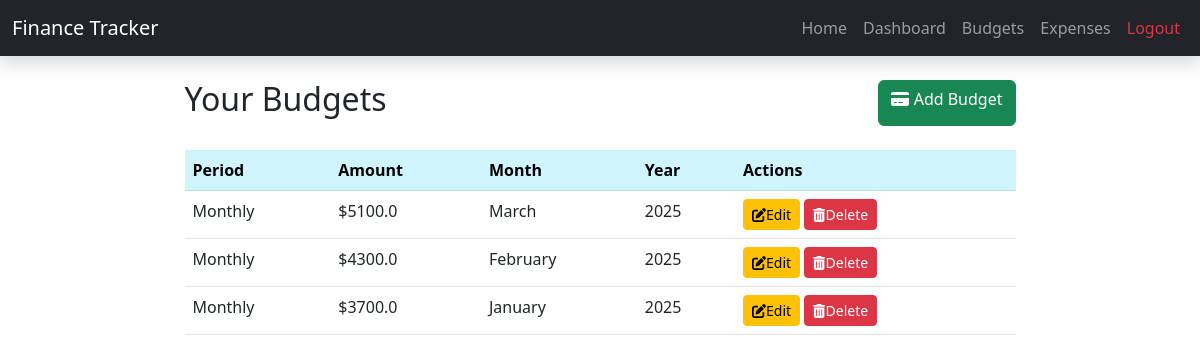
The page /view_budgets (signed in) on the database its author committed.
### app/models.py (models this page shows, shortened)
class Budget(db.Model):
    id = db.Column(db.Integer, primary_key=True)
    user_id = db.Column(db.Integer, db.ForeignKey('user.id'), nullable=False)
    amount = db.Column(db.Float, nullable=False, default=0.0)  # Budget amount
    period = db.Column(db.String(10), nullable=False, default="monthly")  # monthly, weekly, biweekly
    created_at = db.Column(db.DateTime, nullable=False, default=lambda: datetime.now(utc_zone))
    month = db.Column(db.Integer, nullable=False)
    year = db.Column(db.Integer, nullable=False)

### app/routes.py (the view)
@bp.route('/view_budgets', methods=['GET'])
@login_required
def view_budgets():
    budgets = Budget.query.filter_by(user_id=current_user.id).order_by(Budget.year.desc(), Budget.month.desc()).all()
    return render_template('view_budgets.html', budgets=budgets)

### app/__init__.py (called while the page is built)
@login_manager.user_loader
def load_user(user_id):
    from app.models import User
    return User.query.get(int(user_id))

### app/templates/view_budgets.html
{% extends "base.html" %}
{% block content %}
<div class="row justify-content-md-center">
    <div class="col col-lg-9">
        <div class="d-flex justify-content-between mb-4">
            <h2>Your Budgets</h2>
            <a class="btn btn-success" href="{{ url_for('main.set_budget') }}"><i class="fas fa-credit-card"></i> Add Budget</a>
        </div>
        {% if budgets %}
            <table class="table">
                <thead class="table-info">
                    <tr>
                        <th>Period</th>
                        <th>Amount</th>
                        <th>Month</th>
                        <th>Year</th>
                        <th>Actions</th>
                    </tr>
                </thead>
                <tbody>
                    {% set months = ['January', 'February', 'March', 'April', 'May', 'June', 'July', 'August', 'September', 'October', 'November', 'December'] %}
                     {% for budget in budgets %}
                        <tr>
                            <td>{{ budget.period.capitalize() }}</td>
                            <td>${{ budget.amount }}</td>
                            <td>{{ months[budget.month - 1] }}</td>
                            <td>{{ budget.year }}</td>
                            <td>
                                <a href="{{ url_for('main.edit_budget', budget_id=budget.id) }}" class="btn btn-warning btn-sm"><i class="fas fa-edit"></i>Edit</a>
                                <form action="{{ url_for('main.delete_budget', budget_id=budget.id) }}" method="POST" style="display:inline;">
                                    <button type="submit" class="btn btn-danger btn-sm" onclick="return confirm('Are you sure you want to delete this budget?')">
                                        <i class="fas fa-trash-alt"></i>Delete</button>
                                </form>
                            </td>
                        </tr>
                    {% endfor %}
                </tbody>
            </table>
        {% else %}
            <p>No budgets found for this year.</p>
        {% endif %}
    </div>
</div>
{% endblock %}

### rows shown on the page
Budget: period "Monthly", amount "5100.0", month "March", year "2025"
Budget: period "Monthly", amount "4300.0", month "February", year "2025"
Budget: period "Monthly", amount "3700.0", month "January", year "2025"
